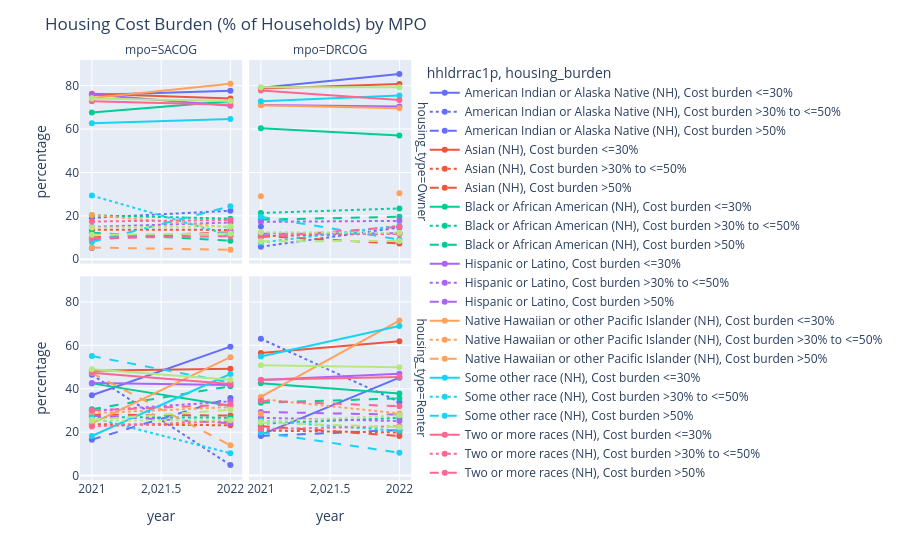

Notebook cell for this chart:
### Code cell
df_plot = df_acs[df_acs['housing_type'].isin(['Renter', 'Owner'])]

x = 'year'
# y = 'wgtp'
y = 'percentage'
color = 'hhldrrac1p'
line_dash = 'housing_burden'
labels = 'housing_burden'
variable = 'Housing cost burden'
facet_row = 'housing_type'
facet_col = 'mpo'



fig = px.line(df_plot
              , x = x
              , y = y
              , color = color
              , line_dash = line_dash
              , markers = True
              # , labels = labels
              , facet_col = facet_col
              , facet_row = facet_row
                    )

fig.update_layout(title = 'Housing Cost Burden (% of Households) by MPO')


# py.plot(fig, filename = ''.join([indicator_name + '_'
#                            , variable  + '_'
#                            , 'MPO' + '_'         
#                            , 'line_'
#                            , '.html']))


fig.show()
